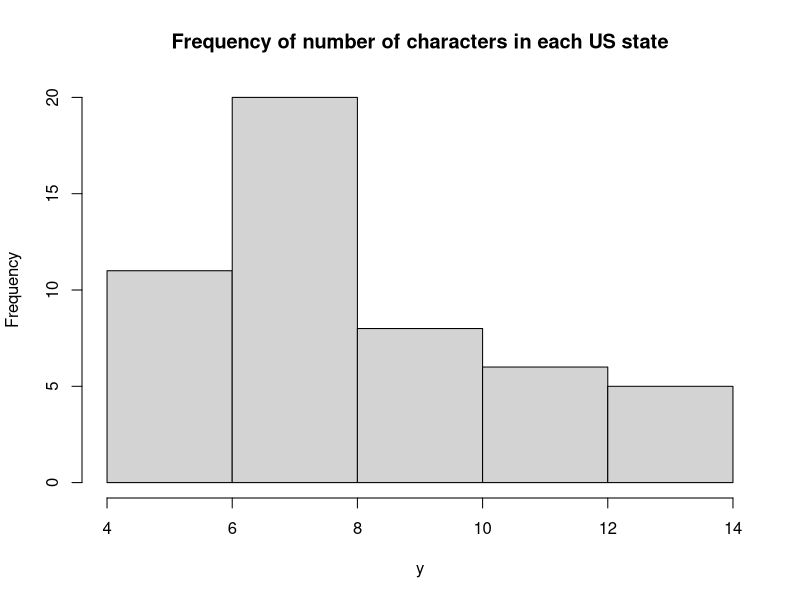

R code for this plot:
States = rownames(USArrests) 
##1. Get states names with 'w'. 
States[grep("w", States)]
##Get states names with 'W'
States[grep("W", States)]
##2. Prepare a Histogram of the number of characters in each US state.
y= nchar(States)
hist(y, main = 'Frequency of number of characters in each US state')